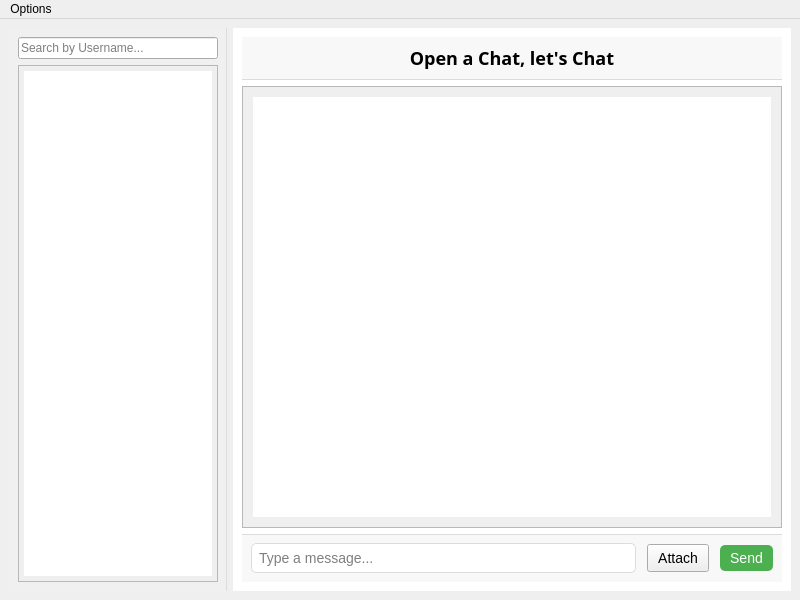
<?xml version="1.0" encoding="UTF-8"?>
<ui version="4.0">
 <class>MainChatWindow</class>
 <widget class="QMainWindow" name="MainChatWindow">
  <property name="geometry">
   <rect>
    <x>0</x>
    <y>0</y>
    <width>800</width>
    <height>600</height>
   </rect>
  </property>
  <property name="maximumSize">
   <size>
    <width>800</width>
    <height>600</height>
   </size>
  </property>
  <property name="windowTitle">
   <string>Chat Application</string>
  </property>
  <widget class="QWidget" name="layoutWidget">
   <layout class="QHBoxLayout" name="horizontalLayout" stretch="1,3">
    <item>
     <widget class="QWidget" name="leftSection" native="true">
      <property name="sizePolicy">
       <sizepolicy hsizetype="Preferred" vsizetype="Preferred">
        <horstretch>1</horstretch>
        <verstretch>0</verstretch>
       </sizepolicy>
      </property>
      <property name="styleSheet">
       <string notr="true">
       QWidget#leftSection {
           background-color: #f0f0f0;
           border-right: 1px solid #dcdcdc;
       }
       QListWidget#chatList {
           font-size: 14px;
           padding: 5px;
       }
      </string>
      </property>
      <layout class="QVBoxLayout" name="leftLayout">
       <item>
        <widget class="QLineEdit" name="userSearch">
         <property name="sizePolicy">
          <sizepolicy hsizetype="Expanding" vsizetype="Fixed">
           <horstretch>0</horstretch>
           <verstretch>0</verstretch>
          </sizepolicy>
         </property>
         <property name="placeholderText">
          <string>Search by Username...</string>
         </property>
        </widget>
       </item>
       <item>
        <widget class="QListWidget" name="chatList">
         <property name="sizePolicy">
          <sizepolicy hsizetype="Expanding" vsizetype="Expanding">
           <horstretch>0</horstretch>
           <verstretch>0</verstretch>
          </sizepolicy>
         </property>
         <property name="minimumSize">
          <size>
           <width>200</width>
           <height>0</height>
          </size>
         </property>
         <property name="cursor" stdset="0">
          <cursorShape>PointingHandCursor</cursorShape>
         </property>
        </widget>
       </item>
      </layout>
     </widget>
    </item>
    <item>
     <widget class="QWidget" name="rightSection" native="true">
      <property name="sizePolicy">
       <sizepolicy hsizetype="Expanding" vsizetype="Preferred">
        <horstretch>3</horstretch>
        <verstretch>0</verstretch>
       </sizepolicy>
      </property>
      <property name="styleSheet">
       <string notr="true">
       QWidget#rightSection {
           background-color: #ffffff;
       }
       QWidget#header {
           background-color: #f8f8f8;
           border-bottom: 1px solid #dcdcdc;
           padding: 10px;
       }
       QLabel#contactName {
           font-size: 18px;
           font-weight: bold;
			color:black;
       }
       QListWidget#conversationHistory {
           padding: 10px;
       }
       QWidget#composer {
           background-color: #f8f8f8;
           border-top: 1px solid #dcdcdc;
           padding: 5px;
       }
       QLineEdit#messageInput {
           font-size: 14px;
           padding: 5px;
           border: 1px solid #dcdcdc;
           border-radius: 5px;
       }
       QPushButton#attachButton, QPushButton#sendButton {
           font-size: 14px;
           padding: 5px 10px;
           margin-left: 5px;
       }
       QPushButton#sendButton {
           background-color: #4CAF50;
           color: white;
           border: none;
           border-radius: 5px;
       }
       QPushButton#sendButton:hover {
           background-color: #45a049;
       }
  QPushButton#attachButton:hover {
           background-color: #FFFFFF;
color:black;
		  border: none;
           border-radius: 5px;
       }
      </string>
      </property>
      <layout class="QVBoxLayout" name="rightLayout">
       <item>
        <widget class="QWidget" name="header" native="true">
         <layout class="QHBoxLayout" name="headerLayout" stretch="0">
          <property name="topMargin">
           <number>8</number>
          </property>
          <property name="bottomMargin">
           <number>9</number>
          </property>
          <item>
           <widget class="QLabel" name="contactName">
            <property name="sizePolicy">
             <sizepolicy hsizetype="Expanding" vsizetype="Preferred">
              <horstretch>4</horstretch>
              <verstretch>5</verstretch>
             </sizepolicy>
            </property>
            <property name="font">
             <font>
              <family>Ink Free</family>
              <pointsize>-1</pointsize>
              <bold>true</bold>
              <kerning>false</kerning>
             </font>
            </property>
            <property name="text">
             <string>Open a Chat, let's Chat</string>
            </property>
            <property name="alignment">
             <set>Qt::AlignHCenter|Qt::AlignTop</set>
            </property>
            <property name="wordWrap">
             <bool>true</bool>
            </property>
           </widget>
          </item>
         </layout>
        </widget>
       </item>
       <item>
        <widget class="QListWidget" name="conversationHistory">
         <property name="sizePolicy">
          <sizepolicy hsizetype="Expanding" vsizetype="Expanding">
           <horstretch>0</horstretch>
           <verstretch>0</verstretch>
          </sizepolicy>
         </property>
         <property name="minimumSize">
          <size>
           <width>0</width>
           <height>0</height>
          </size>
         </property>
        </widget>
       </item>
       <item>
        <widget class="QWidget" name="composer" native="true">
         <layout class="QHBoxLayout" name="composerLayout">
          <item>
           <widget class="QLineEdit" name="messageInput">
            <property name="sizePolicy">
             <sizepolicy hsizetype="Expanding" vsizetype="Fixed">
              <horstretch>0</horstretch>
              <verstretch>0</verstretch>
             </sizepolicy>
            </property>
            <property name="placeholderText">
             <string>Type a message...</string>
            </property>
           </widget>
          </item>
          <item>
           <widget class="QPushButton" name="attachButton">
            <property name="sizePolicy">
             <sizepolicy hsizetype="Fixed" vsizetype="Fixed">
              <horstretch>0</horstretch>
              <verstretch>0</verstretch>
             </sizepolicy>
            </property>
            <property name="cursor">
             <cursorShape>PointingHandCursor</cursorShape>
            </property>
            <property name="text">
             <string>Attach</string>
            </property>
           </widget>
          </item>
          <item>
           <widget class="QPushButton" name="sendButton">
            <property name="sizePolicy">
             <sizepolicy hsizetype="Fixed" vsizetype="Fixed">
              <horstretch>0</horstretch>
              <verstretch>0</verstretch>
             </sizepolicy>
            </property>
            <property name="cursor">
             <cursorShape>PointingHandCursor</cursorShape>
            </property>
            <property name="text">
             <string>Send</string>
            </property>
           </widget>
          </item>
         </layout>
        </widget>
       </item>
      </layout>
     </widget>
    </item>
   </layout>
  </widget>
  <widget class="QMenuBar" name="menuBar">
   <property name="geometry">
    <rect>
     <x>0</x>
     <y>0</y>
     <width>800</width>
     <height>21</height>
    </rect>
   </property>
   <widget class="QMenu" name="menuOptions">
    <property name="title">
     <string>Options</string>
    </property>
    <addaction name="separator"/>
    <addaction name="separator"/>
    <addaction name="actionConnect"/>
    <addaction name="separator"/>
    <addaction name="actionExit"/>
   </widget>
   <addaction name="menuOptions"/>
  </widget>
  <action name="actionConnect">
   <property name="text">
    <string>Connect</string>
   </property>
  </action>
  <action name="actionExit">
   <property name="text">
    <string>Exit</string>
   </property>
  </action>
 </widget>
 <resources/>
 <connections/>
</ui>
